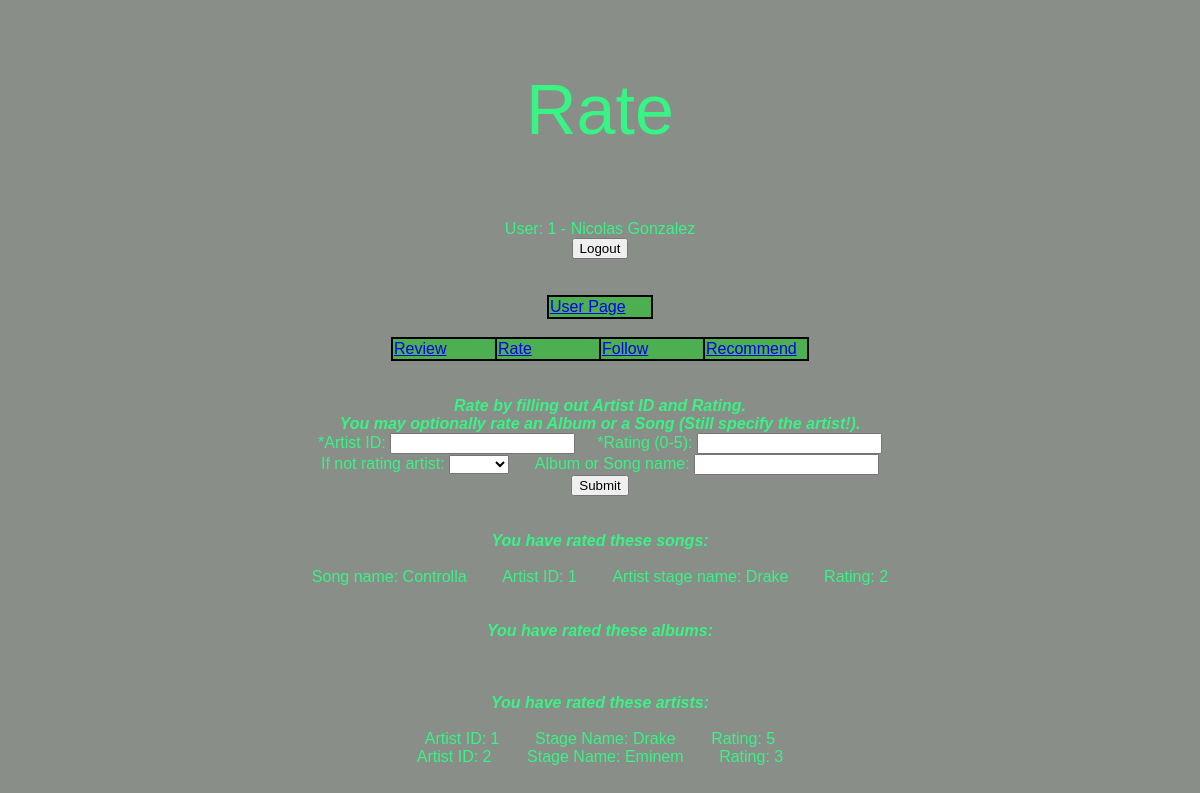
The app's page /rate.php (signed in), older data.
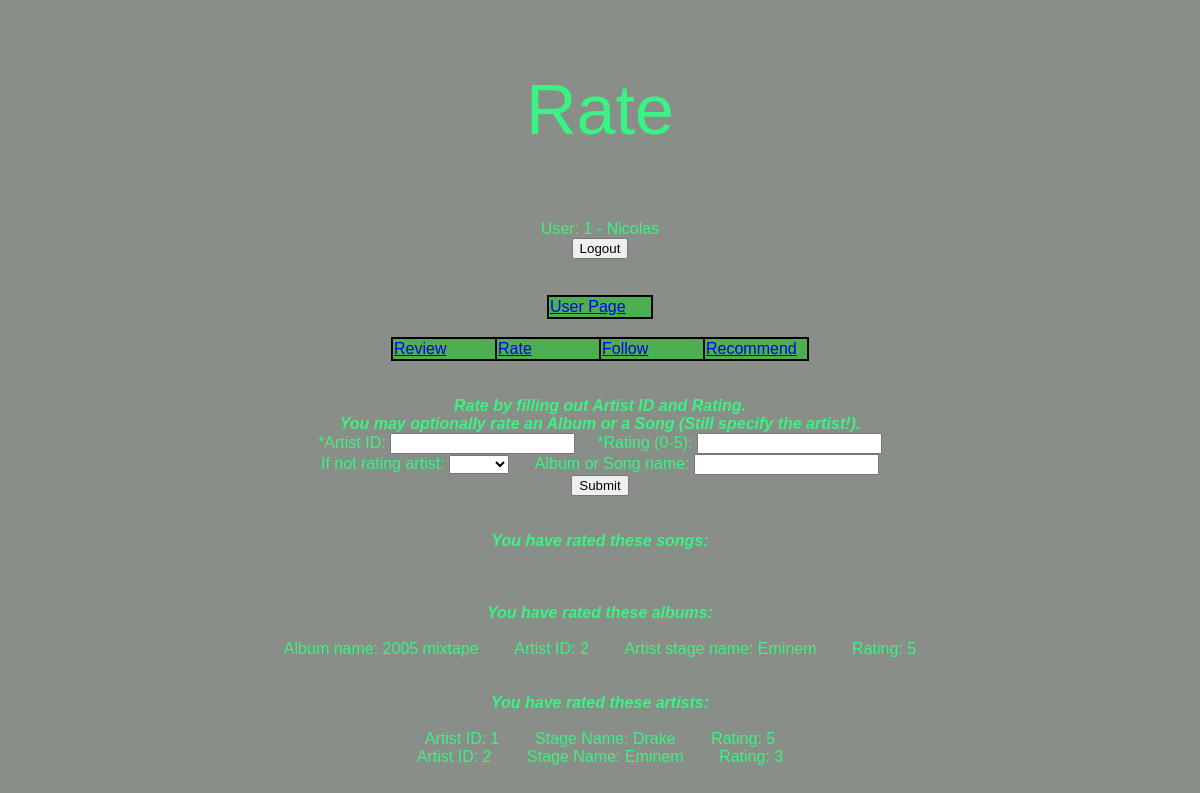
The same page, newer data.
### tables this page shows
CREATE TABLE IF NOT EXISTS `user` (
  `UserID` int(11) NOT NULL AUTO_INCREMENT,
  `DOB` date DEFAULT NULL,
  `Name` varchar(25) DEFAULT NULL,
  `Password` varchar(32) DEFAULT NULL,
  PRIMARY KEY (`UserID`)
);

CREATE TABLE IF NOT EXISTS `song_rating` (
  `SongName` varchar(25) NOT NULL,
  `ArtistID` int(11) NOT NULL,
  `ByUserID` int(11) NOT NULL,
  `Rating` int(11) DEFAULT NULL,
  PRIMARY KEY (`SongName`,`ArtistID`,`ByUserID`),
  KEY `FK27` (`ArtistID`),
  KEY `FK28` (`ByUserID`)
);

CREATE TABLE IF NOT EXISTS `artist` (
  `ArtistID` int(11) NOT NULL AUTO_INCREMENT,
  `AdminWhoAddedID` int(11) DEFAULT NULL,
  `StageName` varchar(25) DEFAULT NULL,
  `RealName` varchar(25) DEFAULT NULL,
  `AddedDate` date DEFAULT NULL,
  PRIMARY KEY (`ArtistID`),
  KEY `FK6` (`AdminWhoAddedID`)
);

CREATE TABLE IF NOT EXISTS `artist_rating` (
  `ArtistID` int(11) NOT NULL,
  `ByUserID` int(11) NOT NULL,
  `Rating` int(11) DEFAULT NULL,
  PRIMARY KEY (`ArtistID`,`ByUserID`),
  KEY `FK25` (`ByUserID`)
);

CREATE TABLE IF NOT EXISTS `album_rating` (
  `AlbumName` varchar(25) NOT NULL,
  `ArtistID` int(11) NOT NULL,
  `ByUserID` int(11) NOT NULL,
  `Rating` int(11) DEFAULT NULL,
  PRIMARY KEY (`AlbumName`,`ArtistID`,`ByUserID`),
  KEY `FK30` (`ArtistID`),
  KEY `FK31` (`ByUserID`)
);

### rate.php (the view, shortened to what this page needs)
<!DOCTYPE html>
<html>
    <head>
        <link rel="stylesheet" href="styles/style.css">
    </head>
    <body>
        <?php
        include('config.php');
        $t = "&nbsp;&nbsp;&nbsp;&nbsp;&nbsp;&nbsp;&nbsp;&nbsp;";
        $userID = $_SESSION["UserID"];
        ?>
        <h3>Rate</h3>
        <?php
        if (userID != "" && userID != NULL) {
            $sql = "SELECT * FROM user WHERE UserID = '$userID'";
            $result = $conn->query($sql);
            if ($result->num_rows > 0) {
                while ($row = $result->fetch_assoc()) {
                    echo "User: " . $row["UserID"] . " - " . $row["Name"] . "<br>";
                }
            }
        }
        ?>
        <form method="post" action="<?php echo htmlspecialchars($_SERVER["PHP_SELF"]); ?>">
            <input type="submit" name="Logout" value="Logout" />
        </form>
        <br><br>
        <table class="center">
            <tr>
                <td><a href="http://projbsn.cpsc.ucalgary.ca/userpage.php">User Page</a></td>
            </tr>
        </table>
        <br>
        <table class="center">
            <tr>
                <td><a href="http://projbsn.cpsc.ucalgary.ca/review.php">Review</a></td>
                <td><a href="http://projbsn.cpsc.ucalgary.ca/rate.php">Rate</a></td>
                <td><a href="http://projbsn.cpsc.ucalgary.ca/follow.php">Follow</a></td>
                <td><a href="http://projbsn.cpsc.ucalgary.ca/recommend.php">Recommend</a></td>
            </tr>
        </table>
        <br><br>
        <i><b>Rate by filling out Artist ID and Rating.</i></b><br>
        <i><b>You may optionally rate an Album or a Song (Still specify the artist!).</i></b><br>
        <form action="rate.php" method="post">
            *Artist ID: <input type="text" name="artistID">&nbsp;&nbsp;&nbsp;&nbsp;
            *Rating (0-5): <input type="text" name="rating"><br>
            If not rating artist:
                <select name="type">
                    <option value="null"> </option>
                    <option value="album">Album</option>
                </select> &nbsp;&nbsp;&nbsp;&nbsp;
            Album or Song name: <input type="text" name="otherID"><br>
            <input type="submit" value="Submit">
        </form>
        <br><br>
        <?php
        echo "<i><b>You have rated these songs:</i></b><br><br>";
        $sql = "SELECT *, StageName FROM song_rating AS a, artist AS b
                WHERE ByUserID = '$userID'
                    AND a.ArtistID = b.ArtistID";
        $result = $conn->query($sql);
        if ($result->num_rows > 0) {
            while ($row = $result->fetch_assoc()) {
                echo "Song name: " . $row["SongName"] . $t . "Artist ID: " . $row["ArtistID"] . $t . "Artist stage name: " . $row["StageName"] . $t . "Rating: " . $row["Rating"] . "<br>";
            }
        }
        echo "<br><br><i><b>You have rated these albums:</i></b><br><br>";
        $sql = "SELECT *, StageName FROM album_rating AS a, artist AS b
                WHERE ByUserID = '$userID'
                    AND a.ArtistID = b.ArtistID";
        $result = $conn->query($sql);
        if ($result->num_rows > 0) {
            while ($row = $result->fetch_assoc()) {
                echo "Album name: " . $row["AlbumName"] . $t . "Artist ID: " . $row["ArtistID"] . $t . "Artist stage name: " . $row["StageName"]. $t . "Rating: " . $row["Rating"] . "<br>";
            }
        }
        echo "<br><br><i><b>You have rated these artists:</i></b><br><br>";
        $sql = "SELECT *, StageName FROM artist_rating AS a, artist AS b
                WHERE ByUserID = '$userID'
                    AND a.ArtistID = b.ArtistID";
        $result = $conn->query($sql);
        if ($result->num_rows > 0) {
            while ($row = $result->fetch_assoc()) {
                echo "Artist ID: " . $row["ArtistID"] . $t . "Stage Name: " . $row["StageName"] . $t . "Rating: " . $row["Rating"] . "<br>";
            }
        }
        ?>
    </body>
</html>

Row changes from the older to the newer data that the page shows:
removed song_rating: SongName "Controlla", artist.ArtistID "1", artist.StageName "Drake", Rating "2"
changed user id 1: Name "Nicolas Gonzalez" → "Nicolas"
added album_rating: AlbumName "2005 mixtape", artist.ArtistID "2", artist.StageName "Eminem", Rating "5"
